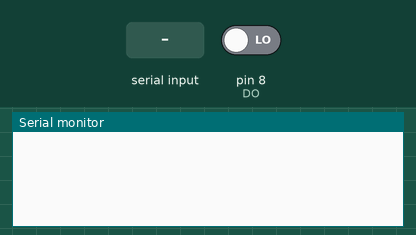
A sketch run on a simulated Arduino Uno, built with avr-gcc and run on an emulated ATmega328P. Parts: the last lines printed to the serial monitor. Inputs (shaded band) come from the test bench; at power-on: pin 8 (DO) LOW.

Above: at 1.2 s.
1.3 s: "A" received over Serial
At 2.5 s:
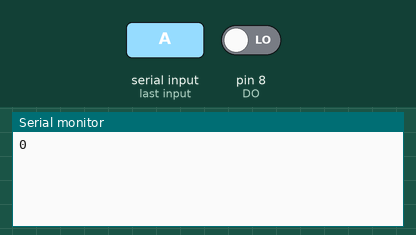
2.8 s: "V" received over Serial
At 3.9 s:
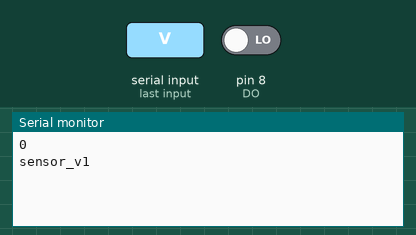
4.3 s: "1" received over Serial
At 5.0 s:
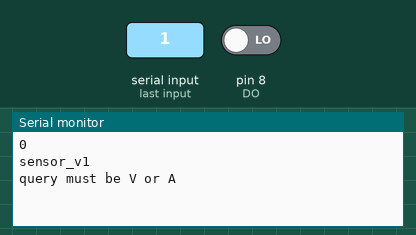

Measured:
- after the input at 1.3 s, the serial monitor: prints a new line at once (image 1)
- after the input at 2.8 s, the serial monitor: prints a new line at once (image 2)
- after the input at 4.3 s, the serial monitor: prints a new line at once (image 3)

The sketch:

aeat_6012_readout.ino
```cpp
// Read in 12-bits Magnetic Encoder AEAT-6012-A06
// RobinL modified by linarism and bstadlbauer
// If 'A' is written to the sensor: Returns the angle mapped such that full 12 bits are 360 degress
// If 'V' is written to the sensor: Returns the current Version ("sensor_vX")

const int CSn = 4; // Chip select
const int CLK = 7; // Clock signal
const int DO = 8; // Digital Output from the encoder which delivers me a 0 or 1, depending on the bar angle

unsigned int sensorWaarde = 0;

void setup(){
  Serial.begin(115200);

  pinMode(CSn, OUTPUT);
  pinMode(CLK, OUTPUT);
  pinMode(DO, INPUT);

  digitalWrite(CLK, HIGH);
  digitalWrite(CSn, HIGH);
}

void loop() {
  char c = 0;

  if ( Serial.available() > 0 ) {
        c = Serial.read();
        if (c=='A') {
          sensorWaarde = readSensor();
          delayMicroseconds(1); //Tcs waiting for another read in
        } else if (c=='V') {
          Serial.println("sensor_v1");
        } else {
          Serial.println("query must be V or A");
        }
  }
}

unsigned int readSensor(){
  unsigned int dataOut = 0;

  digitalWrite(CSn, LOW);
  delayMicroseconds(1); //Waiting for Tclkfe

  //Passing 12 times, from 0 to 11
  for(int x=0; x<12; x++){
    digitalWrite(CLK, LOW);
    delayMicroseconds(1); //Tclk/2
    digitalWrite(CLK, HIGH);
    delayMicroseconds(1); //Tdo valid, like Tclk/2
    dataOut = (dataOut << 1) | digitalRead(DO); //shift all the entering data to the left and past the pin state to it. 1e bit is MSB
  }

  digitalWrite(CSn, HIGH); //deselects the encoder from reading
  Serial.println(dataOut);
  return dataOut;
}
```
